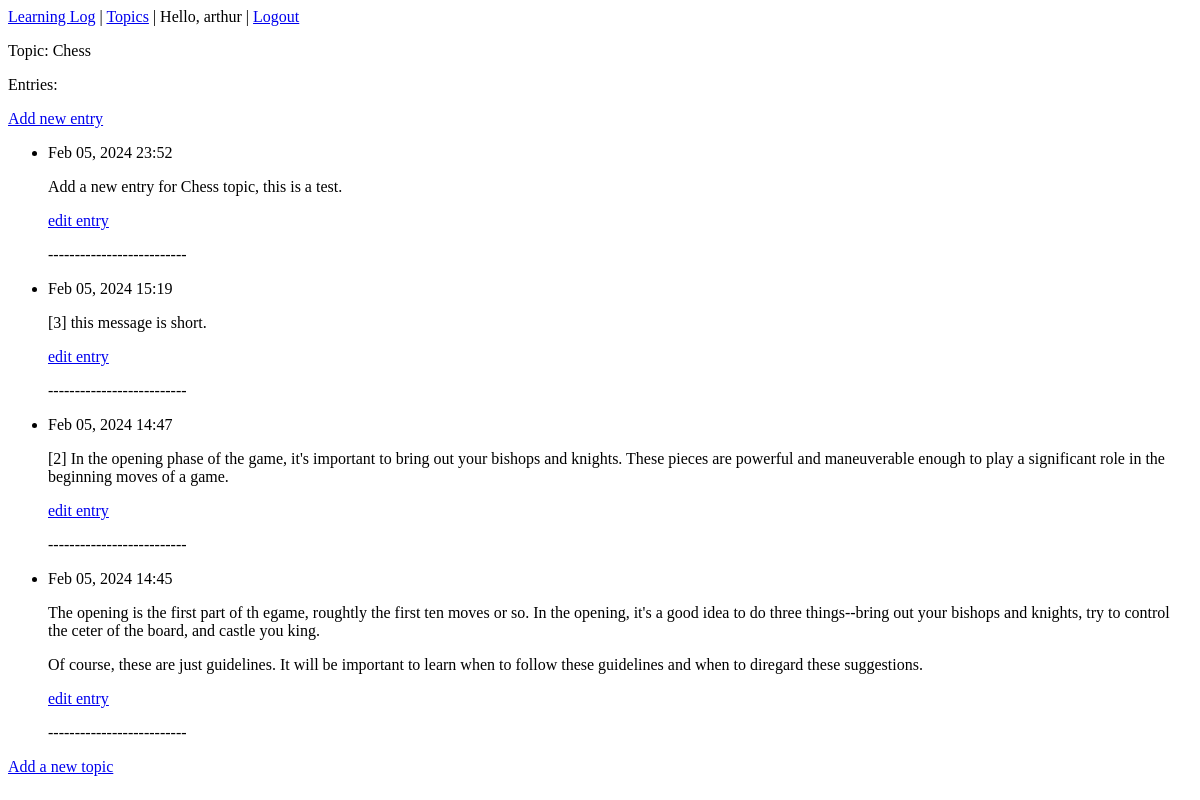
Page /topics/1/ (signed in) on the earlier database version.
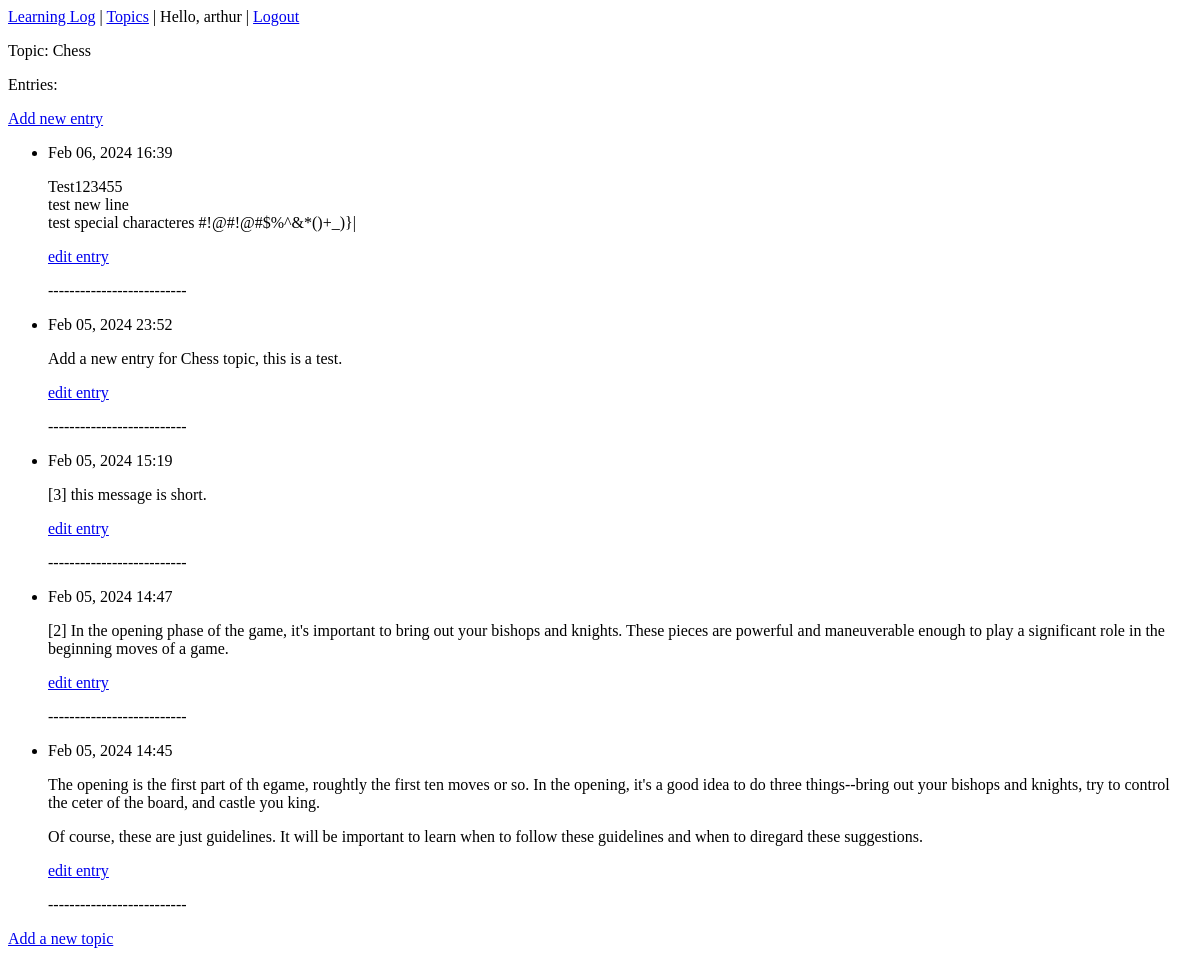
Same page on the later database version.
### learning_logs/models.py (models this page shows, shortened)
class Topic(models.Model):
    text = models.CharField(max_length = 200)
    date_added = models.DateTimeField(auto_now_add = True)
    owner = models.ForeignKey(User, on_delete=models.CASCADE)
    def __str__(self):
        return self.text

class Entry(models.Model):
    topic = models.ForeignKey(Topic, on_delete=models.CASCADE)
    text = models.TextField()
    date_added = models.DateTimeField(auto_now_add=True)
    class Meta:
        verbose_name_plural = 'entries'

### learning_logs/views.py (the view)
# urls.py: re_path(r'^topics/(?P<topic_id>\d+)/$', views.topic, name='topic'),
@login_required
def topic(request, topic_id):
    topic = Topic.objects.get(id=topic_id)
    if topic.owner != request.user:
        raise Http404
    entries = topic.entry_set.order_by('-date_added') #show latest first
    context = {'topic':topic, 'entries':entries}
    return render(request, 'learning_logs/topic.html', context)

### learning_logs/templates/learning_logs/topic.html
{% extends 'learning_logs/base.html' %}
{% block content %}
<p>Topic: {{ topic }}</p>
<p>Entries:</p>
<p>
    <a href="{% url 'learning_logs:new_entry' topic.id  %}">Add new entry</a>
</p>
<ul>
{% for entry in entries %}
  <li>
    <p> {{ entry.date_added|date:'M d, Y H:i' }}</p>
    <p> {{ entry.text|linebreaks }}</p>
    <a href="{% url 'learning_logs:edit_entry' entry.id%}">edit entry</a>
    <P> --------------------------</P>
  </li>
  {% empty %}
  <li>
    There are no entries for this topic yet.
  </li>
{% endfor %}
</ul>
<a href="{% url 'learning_logs:new_topic' %}">Add a new topic</a>
{% endblock content %}

### learning_logs/templates/learning_logs/base.html
<p>
    <a href="{% url 'learning_logs:index' %}">Learning Log</a>   |
    <a href="{% url 'learning_logs:topics' %}">Topics</a> |
    {% if user.is_authenticated %}
      Hello, {{user.username}} |
      <a href="{% url 'users:logout' %}">Logout</a>
    {% else %}
      <a href="{% url 'users:login' %}">Log in</a> |
      <a href="{% url 'users:register' %}">Register</a> |
    {% endif %}
</p>
{% block content %}{% endblock content %}

Differences in the rows shown:
added Entry: date_added "Feb 06, 2024 16:39", text "Test123455 test new line test special characteres #!@#!@#$%^&*()+_)}|"
